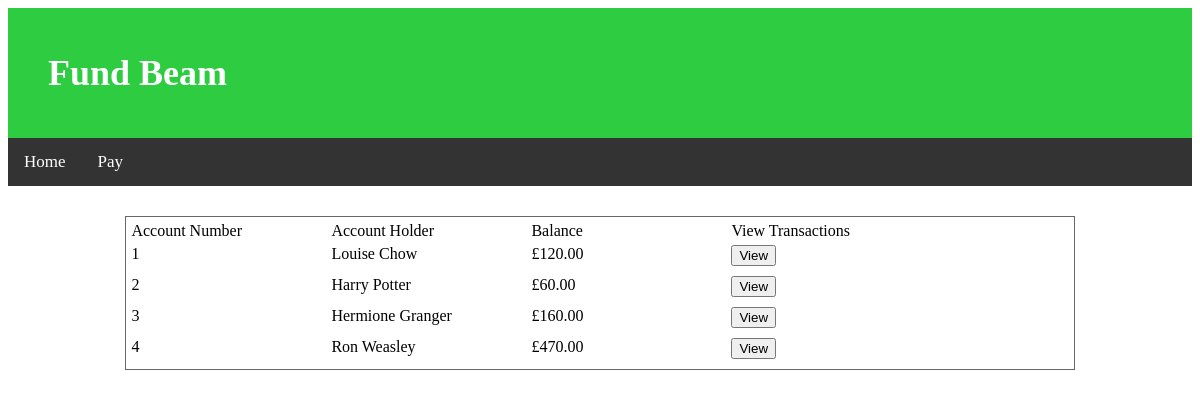
The app's page /, older data.
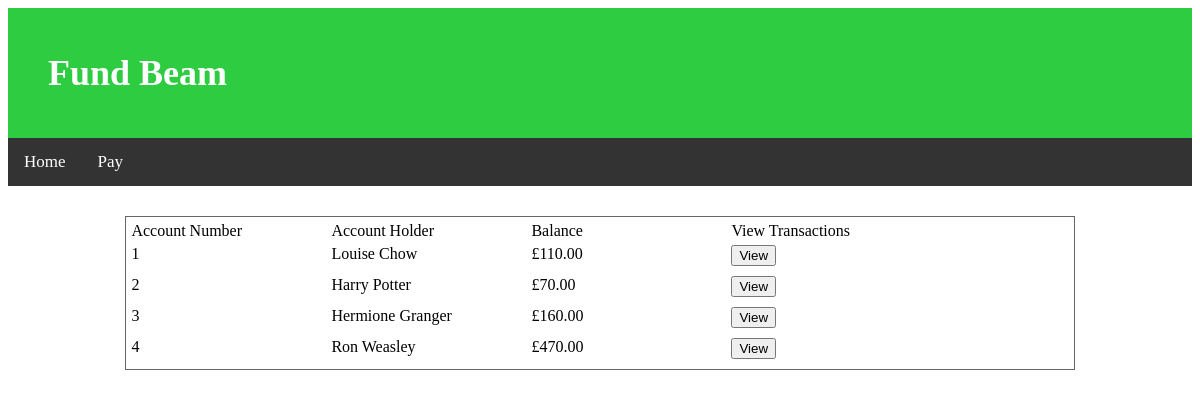
The same page, newer data.
### payments/models.py (models this page shows, shortened)
class Account(models.Model):
    first_name = models.CharField(max_length=200)
    last_name = models.CharField(max_length=200)
    email = models.EmailField(max_length=200)
    account_number = models.AutoField(primary_key=True)
    balance = models.DecimalField(max_digits=20, decimal_places=2, default=200.00)

### payments/views.py (the view)
# urls.py: url(r'^$', views.account_list, name="account_list"),
def account_list(request):
    accounts = Account.objects.all()
    return render(request, 'payments/account_list.html', {'accounts': accounts})

### payments/templates/payments/account_list.html (shortened to what this page needs)
{% extends 'payments/base.html' %}
{% block content %}
<div class="table account-table">
    <div class="table-row">
        <div class="table-col">Account Number</div>
        <div class="table-col">Account Holder</div>
        <div class="table-col">Balance</div>
        <div class="table-col">View Transactions</div>
    </div>
    {% for account in accounts %}
    <div class="table-row">
        <div class="table-col">{{ account.account_number }}</div>
        <div class="table-col">{{ account.first_name }} {{ account.last_name }}</div>
        <div class="table-col">&pound;{{ account.balance }}</div>
        <div class="table-col">
            <button class="view-transactions" data-account_number="{{ account.account_number }}" type="button">View</button>
        </div>
    </div>
    {% endfor %}
</div>
{% endblock %}

Row changes from the older to the newer data that the page shows:
changed Account "Louise": balance "120.00" → "110.00"
changed Account "Harry": balance "60.00" → "70.00"
